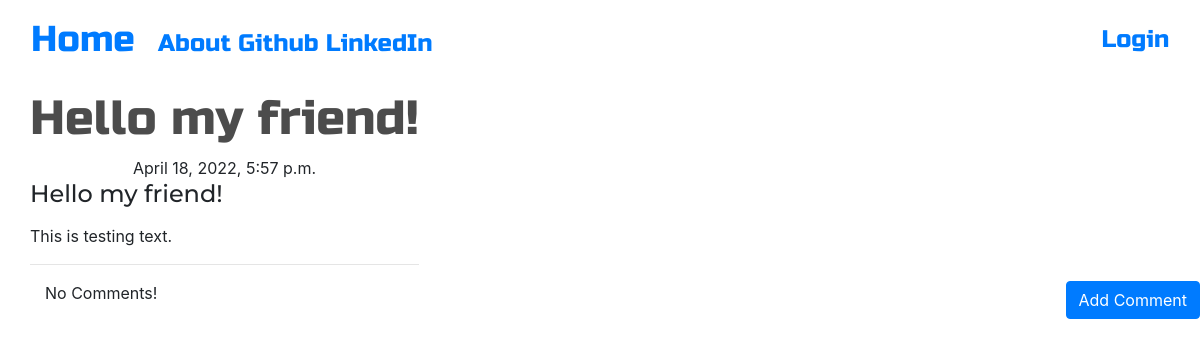
Screenshot of /post/3 with the database file from the repository.
### blog/models.py (models this page shows, shortened)
class Post(models.Model):
	author = models.ForeignKey('auth.User', on_delete=models.CASCADE)
	title = models.CharField(max_length=200)
	text = models.TextField()
	create_date = models.DateTimeField(default=timezone.now)
	published_date = models.DateTimeField(blank=False, null=False)

### blog/views.py (the view)
# urls.py: path('post/<pk>', views.PostDetailView.as_view(), name='post_detail'),
class PostDetailView(DetailView):
	model = Post

### blog/templates/blog/post_detail.html (shortened to what this page needs)
{% extends 'blog/base.html' %}
{% block content %}
<h1 class="posttitle loader">{{post.title}}</h1>
{% if post.published_date %}
	<div class="date postdate">
		{{post.published_date}}
	</div>
{% else %}
	<a class="btn btn-success" href="{% url 'post_publish' pk=post.pk%}">Publish</a>
{% endif %}
<h3 class="postcontent">{{post.title|safe|linebreaksbr}}</h3>
<p class="postcontent">{{post.text|safe|linebreaksbr}}</p>
<hr>
<a class="btn btn-primary btn-comment" href="{% url 'add_comment_to_post' pk=post.pk %}">Add Comment</a>
<div class="container">
{% for comment in post.comments.all %}
<br>
	{% if user.is_authenticated or comment.approved_comment %}
		{{comment.created_date}}
		{% if not comment.approved_comment%}
			<a class='btn btn-default' href="{% url 'comment_remove' pk=comment.pk %}">
				<span class="glyphicon glyphicon-remove">Remove</span>
			</a>
			<a class='btn btn-primary' href="{% url 'comment_approve' pk=comment.pk %}">
				<span class="glyphicon glyphicon-ok">View</span>
			</a>
		{% endif %}
		<p>{{comment.text|safe|linebreaks}}</p>
		<p>Posted By: {{comment.author}}</p>
	{% endif %}
	{% empty %}
	<p>No Comments!</p>
{% endfor %}
</div>
{% endblock %}

### blog/static/css/blog.css (style rules this page uses)
.postdate { text-align: center; }
.posttitle { font-family: 'Russo One', sans-serif; font-size: 3em; text-align: center; }
.postcontent { font-family: 'Montserrat'; font-size: 1.5em; }
.btn-comment { position: absolute; right: 0px; }
h1 { font-family: Oak,sans-serif; color: rgba(0,0,0,0.7); position:relative; top:calc(50% - 80px); left:calc(50% - 130px); }
.loader { position: relative; left:0; right:0; top:0; bottom:0; filter:hue-rotate(0deg); color:linear-gradient(45deg,#0f8,#08f); animation:hue 10000ms infinite linear; }

### rows the page displays
Post: title "Hello my friend!", published_date "April 18, 2022, 5:57 p.m.", text "This is testing text."
